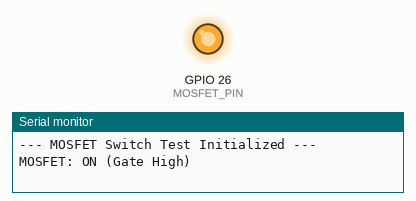
Simulated run of this sketch. Board: ESP32. Shown: output pins drawn as LEDs (lit = HIGH), the last lines printed to the serial monitor.

Above: at 1.0 s.
At 3.0 s:
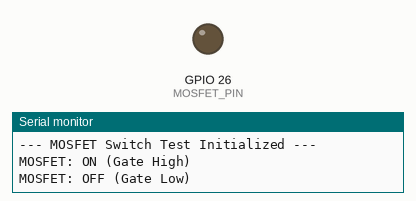
Timing chart, 0 to 5.2 s (numbered marks = the images above):
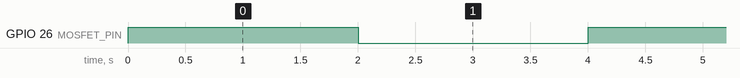

The sketch:

MOSFET_Test.ino
```cpp
/*
 * MOSFET Simple Switch Test
 * Hardware: Pin 27 connected to MOSFET Gate
 */

#define MOSFET_PIN 26

void setup() {
  Serial.begin(115200);
  pinMode(MOSFET_PIN, OUTPUT);
  Serial.println("--- MOSFET Switch Test Initialized ---");
}

void loop() {
  Serial.println("MOSFET: ON (Gate High)");
  digitalWrite(MOSFET_PIN, HIGH);
  delay(2000); // 2 Seconds ON

  Serial.println("MOSFET: OFF (Gate Low)");
  digitalWrite(MOSFET_PIN, LOW);
  delay(2000); // 2 Seconds OFF
}
```

Measured:
- by itself, GPIO 26 (MOSFET_PIN): alternates HIGH for 2.0 s and LOW for 2.0 s
